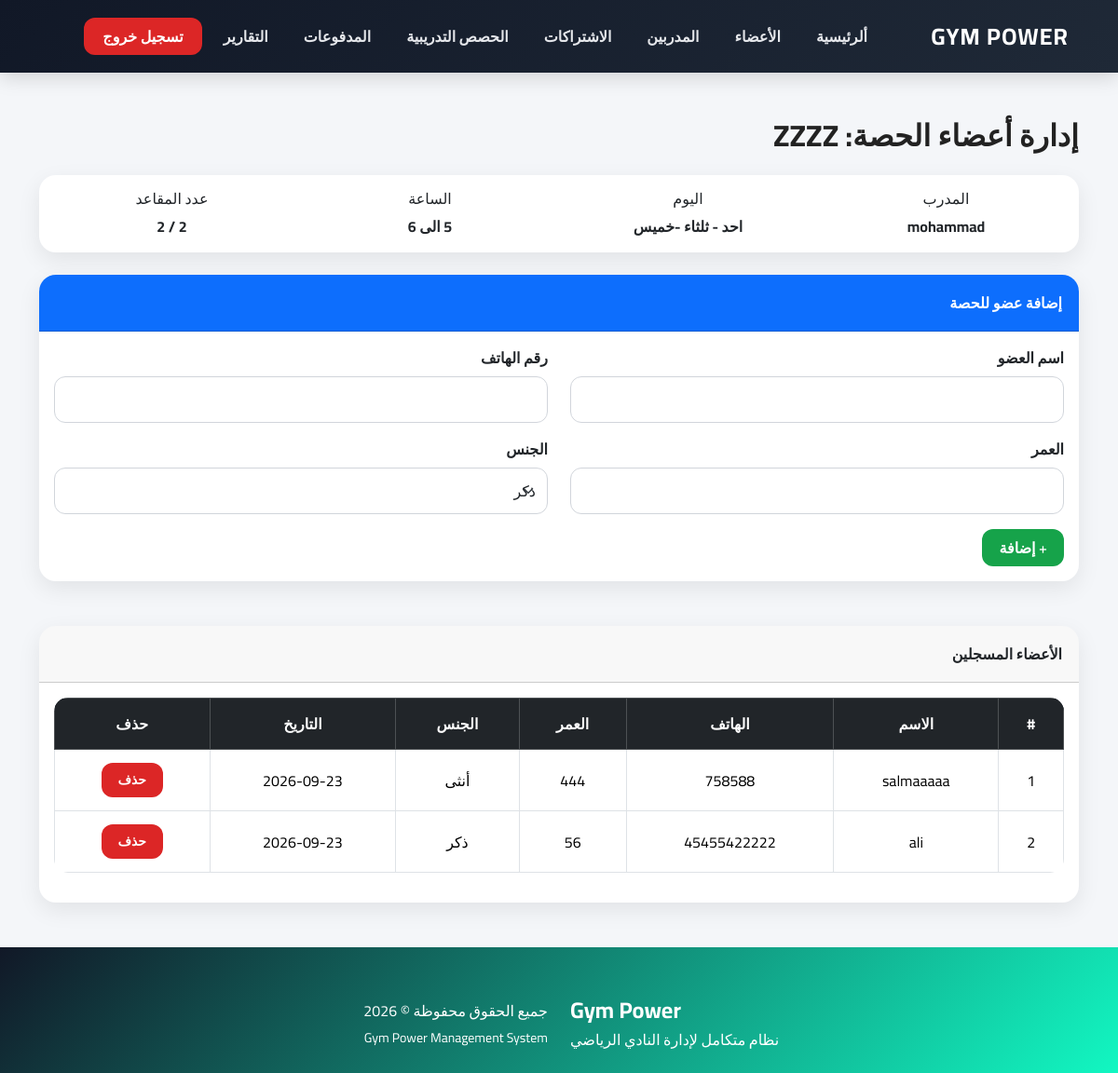
Screenshot of /classes/class_members.php?id=1 (signed in) with the database file from the repository.
### tables this page shows
CREATE TABLE IF NOT EXISTS `classes` (
  `id` int NOT NULL AUTO_INCREMENT,
  `name` varchar(200) NOT NULL,
  `trainer_id` int NOT NULL,
  `day` varchar(100) NOT NULL,
  `hour` varchar(200) NOT NULL,
  `max_limit` int NOT NULL,
  PRIMARY KEY (`id`),
  KEY `fk_classes_trainers` (`trainer_id`)
);

CREATE TABLE IF NOT EXISTS `trainers` (
  `id` int NOT NULL AUTO_INCREMENT,
  `name` varchar(200) NOT NULL,
  `phone` varchar(20) NOT NULL,
  `email` varchar(200) NOT NULL,
  `age` tinyint NOT NULL,
  `join_date` date NOT NULL,
  `gender` enum('male','female') NOT NULL,
  `image` varchar(255) NOT NULL,
  PRIMARY KEY (`id`)
);

CREATE TABLE IF NOT EXISTS `class_attendees` (
  `id` int NOT NULL AUTO_INCREMENT,
  `class_id` int NOT NULL,
  `name` varchar(100) NOT NULL,
  `phone` varchar(20) DEFAULT NULL,
  `age` int DEFAULT NULL,
  `gender` varchar(20) DEFAULT NULL,
  `join_date` date DEFAULT (curdate()),
  PRIMARY KEY (`id`),
  KEY `class_id` (`class_id`)
);

### classes/class_members.php (the view, shortened to what this page needs)
<?php
require_once "../includes/database.php";
$class_id = $_GET['id'];
$class_query = $conn->prepare("
SELECT
classes.*,
trainers.name AS trainer_name
FROM classes
LEFT JOIN trainers
ON classes.trainer_id = trainers.id
WHERE classes.id = ?
");
$class_query->bind_param("i",$class_id);
$class_query->execute();
$class = $class_query->get_result()->fetch_assoc();
$members = $conn->prepare("
SELECT *
FROM class_attendees
WHERE class_id = ?
ORDER BY id DESC
");
$members->bind_param("i",$class_id);
$members->execute();
$result = $members->get_result();
?>
<!DOCTYPE html>
<html lang="ar" dir="rtl">
<head>
<link href="https://cdn.jsdelivr.net/npm/bootstrap@5.3.8/dist/css/bootstrap.min.css" rel="stylesheet">
<link rel="stylesheet" href="../style/style.css">
</head>
<body>
<?php require_once "../includes/navbar.php"; ?>
<div class="container mt-5">
<h2 class="fw-bold mb-4">
إدارة أعضاء الحصة:
<?= $class['name']; ?>
</h2>
<div class="card mb-4">
<div class="card-body">
<div class="row text-center">
<div class="col-md-3">
<h6>المدرب</h6>
<strong>
<?= $class['trainer_name']; ?>
</strong>
</div>
<div class="col-md-3">
<h6>اليوم</h6>
<strong>
<?= $class['day']; ?>
</strong>
</div>
<div class="col-md-3">
<h6>الساعة</h6>
<strong>
<?= $class['hour']; ?>
</strong>
</div>
<div class="col-md-3">
<h6>عدد المقاعد</h6>
<strong>
/
<?= $class['max_limit']; ?>
</strong>
</div>
</div>
</div>
</div>
<div class="card">
<div class="card-header bg-primary text-white">
إضافة عضو للحصة
</div>
<div class="card-body">
<form method="POST">
<div class="row">
<div class="col-md-6 mb-3">
<label>اسم العضو</label>
<input type="text"
name="name"
class="form-control"
required>
</div>
<div class="col-md-6 mb-3">
<label>رقم الهاتف</label>
<input type="text"
name="phone"
class="form-control">
</div>
<div class="col-md-6 mb-3">
<label>العمر</label>
<input type="number"
name="age"
class="form-control">
</div>
<div class="col-md-6 mb-3">
<label>الجنس</label>
<select name="gender" class="form-select">
<option value="ذكر">
ذكر
</option>
</select>
</div>
</div>
<button class="btn btn-success">
+ إضافة
</button>
</form>
</div>
</div>
<div class="card mt-5">
<div class="card-header">
الأعضاء المسجلين
</div>
<div class="card-body">
<div class="table-responsive">
<table class="table table-bordered table-hover text-center">
<thead class="table-dark">
<tr>
<th>#</th>
<th>الاسم</th>
<th>الهاتف</th>
<th>العمر</th>
<th>الجنس</th>
<th>التاريخ</th>
<th>حذف</th>
</tr>
</thead>
<tbody>
<?php
$i=1;
while($row=$result->fetch_assoc()){
?>
<tr>
<td>
<?= $i++; ?>
</td>
<td>
<?= $row['name']; ?>
</td>
<td>
<?= $row['phone']; ?>
</td>
<td>
<?= $row['age']; ?>
</td>
<td>
<?= $row['gender']; ?>
</td>
<td>
<?= $row['join_date']; ?>
</td>
<td>
<a href="delete_class_member.php?id=<?= $row['id']; ?>&class=<?= $class_id; ?>"
class="btn btn-danger btn-sm">
حذف
</a>
</td>
</tr>
<?php } ?>
</tbody>
</table>
</div>
</div>
</div>
</div>
<?php require_once "../includes/footer.php"; ?>
</body>
</html>

### style/style.css (style rules this page uses)
* { font-family: 'Cairo', sans-serif; }
body { background:#f4f6f9; color:#222; }
.container { margin-top:30px; }
.card { border:none; border-radius:18px; box-shadow: 0 8px 25px rgba(0,0,0,.08); overflow:hidden; transition:.3s; }
.card-header { font-weight:700; padding:18px; }
.table { background:white; border-radius:15px; overflow:hidden; }
.table thead { background:#111827; color:white; }
.table th { padding:15px; font-weight:700; }
.table td { vertical-align:middle; padding:14px; }
.table tbody tr { transition:.2s; }
.btn { border-radius:12px; padding:8px 18px; font-weight:600; transition:.3s; }
.btn-success { background:#16a34a; border:none; }
.btn-danger { background:#dc2626; border:none; }
.form-control, .form-select { border-radius:12px; padding:12px; border:1px solid #d1d5db; }
label { font-weight:700; margin-bottom:8px; }

### rows the page displays
classes: name "ZZZZ", trainer.name "mohammad", day "احد - ثلثاء -خميس", hour "5 الى 6", max_limit "2"
class_attendees: name "salmaaaaa", phone "758588", age "444", gender "أنثى", join_date "2026-09-23"
class_attendees: name "ali", phone "45455422222", age "56", gender "ذكر", join_date "2026-09-23"
